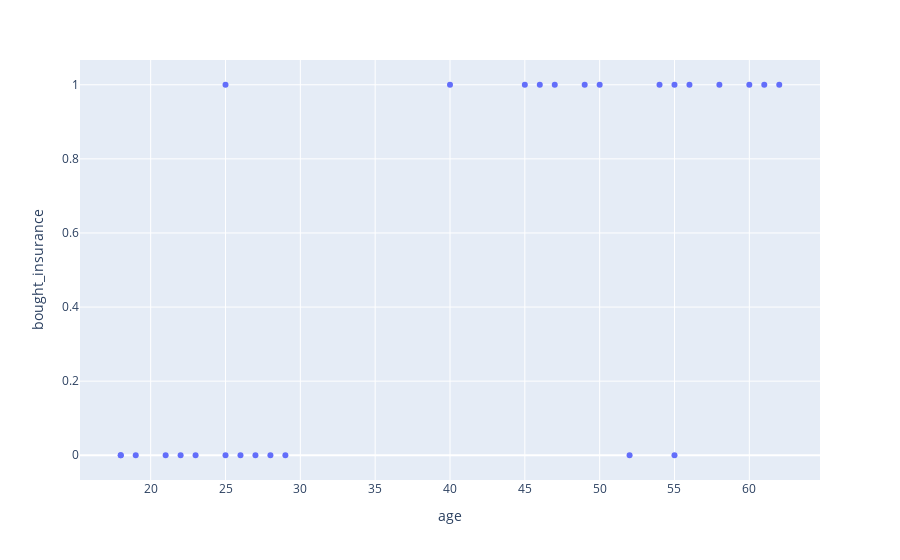

Source (notebook cell):
### Code cell
import plotly.express as px
fig=px.scatter(df,x='age',y='bought_insurance')
fig.show()

### Figure 1 — Plotly figure (JSON) as saved in the notebook; plotly's stock layout.template omitted (floating-point values rounded to 4 significant figures)
{"data": [{"hovertemplate": "age=%{x}<br>bought_insurance=%{y}<extra></extra>", "legendgroup": "", "marker": {"color": "#636efa", "symbol": "circle"}, "mode": "markers", "name": "", "orientation": "v", "showlegend": false, "type": "scatter", "x": [22, 25, 47, 52, 46, 56, 55, 60, 62, 61, 18, 28, 27, 29, 49, 55, 25, 58, 19, 18, 21, 26, 40, 45, 50, 54, 23], "xaxis": "x", "y": [0, 0, 1, 0, 1, 1, 0, 1, 1, 1, 0, 0, 0, 0, 1, 1, 1, 1, 0, 0, 0, 0, 1, 1, 1, 1, 0], "yaxis": "y"}], "layout": {"legend": {"tracegroupgap": 0}, "margin": {"t": 60}, "xaxis": {"anchor": "y", "domain": [0, 1], "title": {"text": "age"}}, "yaxis": {"anchor": "x", "domain": [0, 1], "title": {"text": "bought_insurance"}}}}
